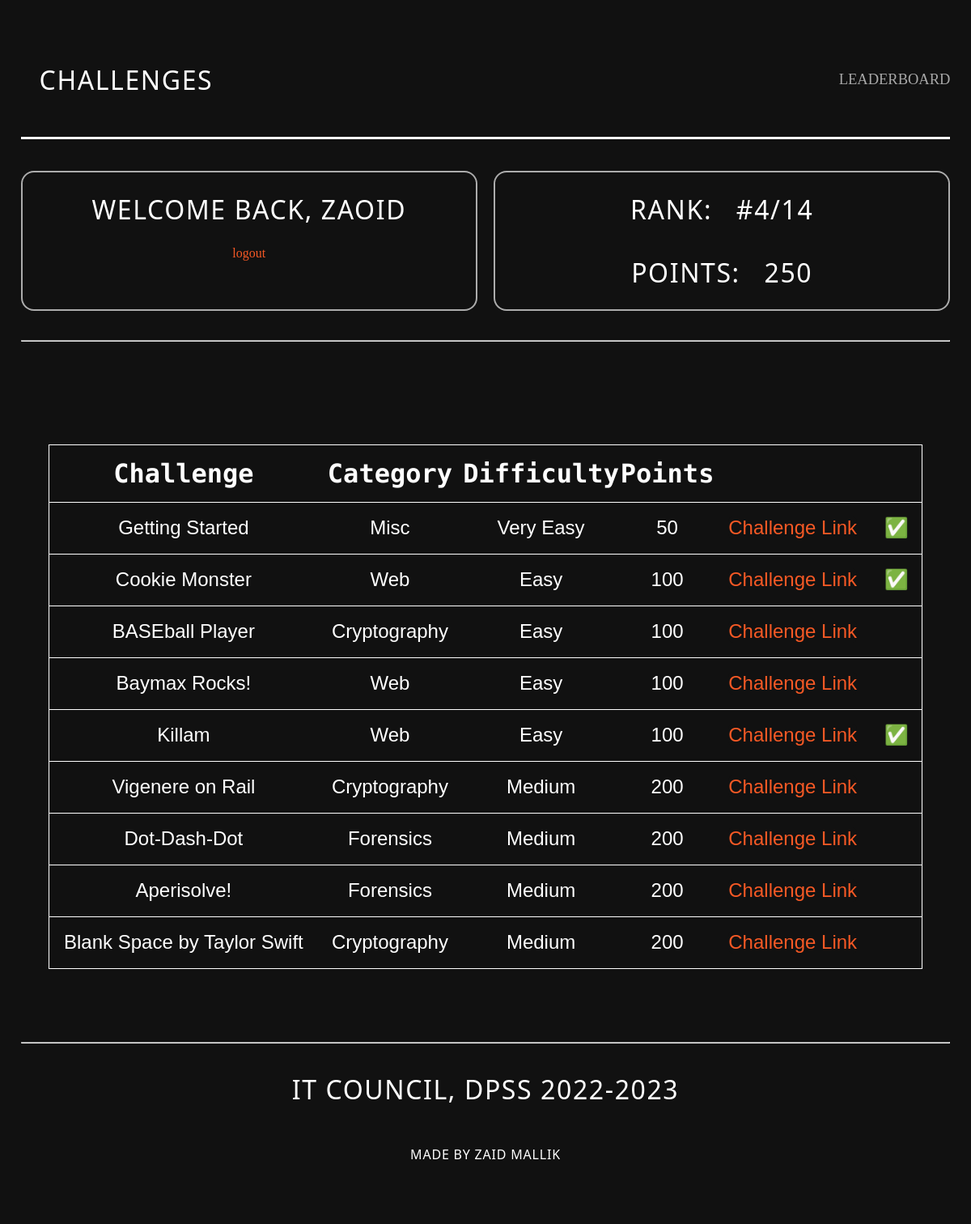
The app's page /dashboard/ (signed in) with its own data.
### accounts/models.py (models this page shows)
class Player(AbstractUser):
    first_name = models.CharField(max_length=30, blank=False)
    last_name = models.CharField(max_length=30, blank=False)
    username = models.CharField(_('username'), max_length=30, unique=True, null=True) # is this team name?
    email = models.CharField(_('email'), max_length=100, unique=True, null=True)
    school = models.ForeignKey(School, on_delete=models.CASCADE, null=True, default='')
    score = models.IntegerField(default=0)
    phone_number = models.CharField(default=None, null=True, max_length=50)
    USERNAME_FIELD = 'username'
    REQUIRED_FIELDS = ('first_name', 'last_name','email', 'school', 'phone_number')
    objects = PlayerManager()
    def __str__(self):
        return self.username

### Main/models.py (models this page shows, shortened)
class Challenges(models.Model):
    title = models.CharField(max_length=255)
    category = models.CharField(max_length=255)
    difficulty = models.CharField(max_length=255)
    points = models.IntegerField()
    description = models.TextField(max_length=1000, default='')
    hint = models.CharField(max_length=255, default='')
    flag = models.CharField(max_length=255, default='DPSS{EMPTY}')
    link = models.CharField(max_length=255, default='dashboard')
    solve_status = models.BooleanField(default=False)
    players_solved = models.ManyToManyField(Player, blank=True, related_name='challenges_solved')

### Main/views.py (the view)
# urls.py: path('dashboard/', views.dashboard, name='dashboard'),
def dashboard(request):
    user = request.user
    all_players = Player.objects.all().order_by('-score')
    all_challenges = Challenges.objects.all().order_by('points')[:]
    isSolved = []
    index = 0
    for challenge in all_challenges:
        if(request.user in challenge.players_solved.all()):
            isSolved.append(True)
            index += 1
        else:
            isSolved.append(False)
    for player in all_players:
        if player.username == user.username:
            rank = list(all_players).index(player) + 1
            break
    context = {'user': user,'player':Player.objects.get(username=user), 'total_players':all_players.count, 'rank':rank,
    'challenges': Challenges.objects.all().order_by('points')[:], 'isSolved':isSolved, 'index':index}
    if not request.user.is_authenticated:
        return redirect('login')
    return render(request, 'main/dashboard.html', context)

### Main/templatetags/index.py (called while the page is built)
@register.filter
def index(sequence, position):
    return sequence[position]

### Main/templates/main/dashboard.html (shortened to what this page needs)
{% extends "main/layout.html" %}
{% load static %}
{% block global_styling %}
<link rel="stylesheet" href="{% static 'css/dashboard.css' %}" />
{% endblock global_styling %}
{% block content %}
<header id="main">
<div class="l-wrapper">
    <div class="c-header"><h1>CHALLENGES</h1>
      <a href="{% url 'leaderboard' %}">LEADERBOARD</a>
    </div>
    <div class="flex-container">
        <div class="flex-child">
            <h1> Welcome back, {{user}} </h1>
            <a href="{% url 'logout' %}">logout</a>
        </div>
        <div class="flex-child">
          <h1> RANK: &nbsp; #{{rank}}/{{total_players}} {{solved}} </h1>
          <h1> POINTS: &nbsp; {{player.score}} </h1>
        </div>
      </div>
      <br><br>
      <hr>
</div>
<div class="container">
    <table class='table'>
        <tr class="table-row">
            <th class="table-heading">Challenge</th>
            <th class="table-heading">Category</th>
            <th class="table-heading">Difficulty</th>
            <th class="table-heading">Points</th>
            <th class="table-heading"></th>
            <th class="table-heading"></th>
        </tr>
        {% for challenge in challenges %}
        <tr class='table-row'>
            <td class="table-data">{{challenge.title}}</td>
            <td class="table-data">{{challenge.category}}</td>
            <td class="table-data">{{challenge.difficulty}}</td>
            <td class="table-data">{{challenge.points}}</td>
            <td class="table-data"><a href="../{{challenge.link}}" >Challenge Link</a></td></td>
            <td class="table-data">
                {% load index %}
                {% if isSolved|index:forloop.counter0 %}
                ✅
                {% endif %}
            </td>
        </tr>
        {% endfor %}
    </table>
</div>
<div class="l-wrapper-footer">
    <hr>
    <h1>IT COUNCIL, DPSS 2022-2023 </h1>
    <h3>MADE BY ZAID MALLIK</h3>
</div>
</header>
{% endblock content %}

### Main/static/css/layout.css (style rules this page uses)
* { box-sizing: border-box; padding: 0; margin: 0; background-color: #111111; }

### Main/static/css/dashboard.css (style rules this page uses)
body { overflow-x: hidden; }
h1 { font-family: "Major Mono Display", monospace; padding: 2%; color: #ffffff; text-align: center; font-size: 2em; }
h3 { font-family: "Major Mono Display", monospace; padding: 1%; color: #ffffff; text-align: center; font-size: 1em; }
.table { border-collapse: collapse; border: 1px solid #ffffff; width: 90vw; border-radius: 1em; margin-top: 1rem; }
.table-row { height: 8vh; border-bottom: 1px solid #ffffff; border-right: 1px solid #ffffff; border-radius: 1em; }
.table-heading { text-align: center; font-weight: 900; font-size: 2em; font-family: "Major Mono Display"; color: #ffffff; padding-top: 1rem; padding-bottom: 1rem; }
.table-data { text-align: center; font-weight: 100; font-size: 1.5em; font-family: sans-serif; color: #ffffff; word-break: break-all; padding-top: 1rem; padding-left: 1rem; padding-right: 1rem; padding-bottom: 1rem; }
.container { display: flex; flex-direction: column; height: 100%; width: 100vw; align-items: center; padding-top: 5%; justify-content: center; }
html { --black: #000000; --white: #ffffff; --darkest: #111111; --darker: #16171A; --dark: #A3AFBF; --medium: #DFE7EF; --light: #CAD4E1; --lighter: #F5F8FC; --lightest: var(--white); --primary: #f65925; --primary-light: #DDD9FF; --primary-trans: #ffffff; --yellow: #FDCB6E; --orange: #E17055; --teal: #00CEC9; --bg: var(--darkest); --color: var(--lightest); --surface: var(--darker); }
h1, h2, h3, h4, h5, h6 { font-weight: 400; text-transform: uppercase; letter-spacing: 0.05em; margin-top: 0.8rem; margin-bottom: 0.8rem; font-family: "Oswald", system-ui; }
a { color: var(--primary); text-decoration: none; transition: all 120ms ease-out 0s; display: inline-block; border-radius: 0.4rem; }
.l-wrapper { width: 100%; max-width: 1260px; margin: auto; padding: 1.6rem 1.6rem 3.2rem; }
.l-wrapper-footer { width: 100%; max-width: 1260px; margin: auto; padding: 5.6rem 1.6rem 3.2rem; }
.c-header { padding: 1rem 0; display: flex; justify-content: space-between; align-items: center; margin-bottom: 2.4rem; position: relative; }
.c-header:before { content: ""; position: absolute; bottom: 0; right: 0; left: 0; height: 0.2rem; background: var(--primary-trans); }
.c-header a { color: #ffffffa2; font-size: 18.5px; }
.flex-container { display: flex; }
.flex-child { flex: 1; border: 2px solid rgba(251, 251, 251, 0.663); border-radius:1em; text-align: center; }
.flex-child:first-child { margin-right: 20px; }
*, *::before, *::after { padding: 0; margin: 0; box-sizing: border-box; }
body { position: relative; }
#main { width: 100%; position: relative; background: #111111; }

### records on screen
Player: username "ZAOID", score "250"
Challenges: title "Getting Started", category "Misc", difficulty "Very Easy", points "50"
Challenges: title "Cookie Monster", category "Web", difficulty "Easy", points "100"
Challenges: title "BASEball Player", category "Cryptography", difficulty "Easy", points "100"
Challenges: title "Baymax Rocks!", category "Web", difficulty "Easy", points "100"
Challenges: title "Killam", category "Web", difficulty "Easy", points "100"
Challenges: title "Vigenere on Rail", category "Cryptography", difficulty "Medium", points "200"
Challenges: title "Dot-Dash-Dot", category "Forensics", difficulty "Medium", points "200"
Challenges: title "Aperisolve!", category "Forensics", difficulty "Medium", points "200"
Challenges: title "Blank Space by Taylor Swift", category "Cryptography", difficulty "Medium", points "200"

### other values on screen
{{ rank }} "4"
{{ total_players }} "14"
